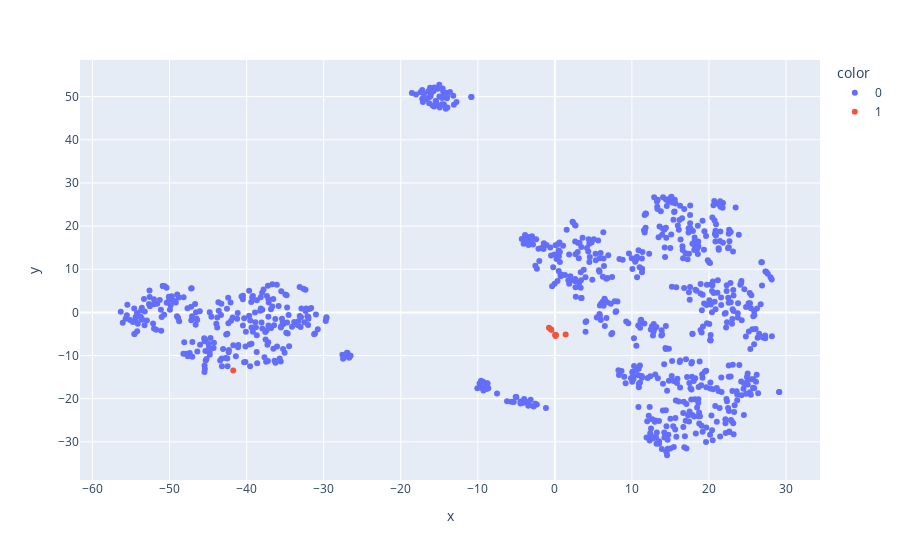

Notebook code cell kept with this figure:
### Code cell
machine = 'WOS___177L'
start_date = datetime.strptime('2021-02-19T18:00:00Z', '%Y-%m-%dT%H:%M:%SZ').replace(tzinfo=timezone.utc)
end_date = datetime.strptime('2021-02-20T04:00:00Z', '%Y-%m-%dT%H:%M:%SZ').replace(tzinfo=timezone.utc)

data = pd.read_csv(os.path.join(DATA_PATH, machine+'_norm.csv'), parse_dates=['time'])

selected_times = data[(data['time'] > start_date) & (data['time'] < end_date)]['time']

df = data.copy()
method = 'tsne'

df['color'] = df.apply(
    lambda row: '1' if row['time'] in list(selected_times) else '0',
    axis=1
)

X = df.drop(columns=['time'])

if method == 'tsne':
    X_embedded = TSNE(
        n_components=2,
        random_state=RANDOM_STATE
    ).fit_transform(X)
    X_embedded = pd.DataFrame(X_embedded)
    df['x'] = X_embedded[0]
    df['y'] = X_embedded[1]
elif method=='pca':
    pca = PCA(n_components=2).fit_transform(X.values)
    df['x'] = pca[:,0]
    df['y'] = pca[:,1]
fig = px.scatter(df, x='x', y='y', color='color', hover_name='time')
fig.show()

### Figure 1 — Plotly figure (JSON) as saved in the notebook; plotly's stock layout.template omitted (floating-point values rounded to 4 significant figures; data arrays with more than 128 entries replaced by an {"elided": "..."} marker saying what was removed)
{"data": [{"hovertemplate": "<b>%{hovertext}</b><br><br>color=0<br>x=%{x}<br>y=%{y}<extra></extra>", "hovertext": {"elided": "862 str values"}, "legendgroup": "0", "marker": {"color": "#636efa", "symbol": "circle"}, "mode": "markers", "name": "0", "orientation": "v", "showlegend": true, "type": "scatter", "x": {"elided": "862 float values"}, "xaxis": "x", "y": {"elided": "862 float values"}, "yaxis": "y"}, {"hovertemplate": "<b>%{hovertext}</b><br><br>color=1<br>x=%{x}<br>y=%{y}<extra></extra>", "hovertext": ["2021-02-19T19:00:00+00:00", "2021-02-19T20:00:00+00:00", "2021-02-19T21:00:00+00:00", "2021-02-19T22:00:00+00:00", "2021-02-19T23:00:00+00:00", "2021-02-20T00:00:00+00:00", "2021-02-20T01:00:00+00:00", "2021-02-20T02:00:00+00:00"], "legendgroup": "1", "marker": {"color": "#EF553B", "symbol": "circle"}, "mode": "markers", "name": "1", "orientation": "v", "showlegend": true, "type": "scatter", "x": [0.149, 1.4, -0.4544, -0.4937, -41.74, 0.03145, -0.7652, 0.08987], "xaxis": "x", "y": [-5.213, -5.145, -4.03, -3.971, -13.46, -5.207, -3.572, -5.484], "yaxis": "y"}], "layout": {"legend": {"title": {"text": "color"}, "tracegroupgap": 0}, "margin": {"t": 60}, "xaxis": {"anchor": "y", "domain": [0, 1], "title": {"text": "x"}}, "yaxis": {"anchor": "x", "domain": [0, 1], "title": {"text": "y"}}}}
